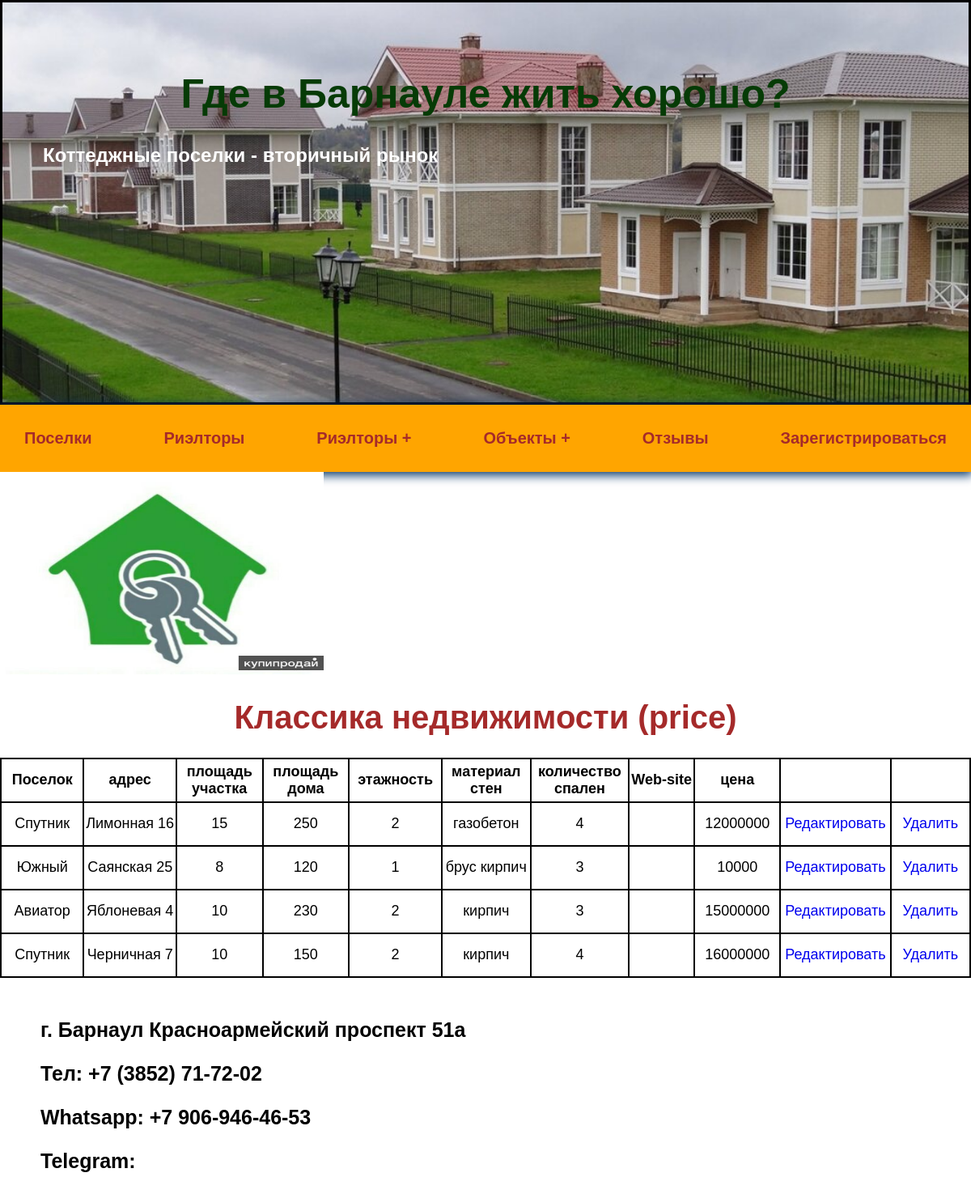
/realtors/realtor/2/, run on the app's committed database.
### realtors/models.py (models this page shows, shortened)
class Realtor(models.Model):
    title = models.CharField(max_length=100)
    office_adress = models.CharField(max_length=200)
    description = models.TextField(blank=True)
    featured_image = models.ImageField(upload_to="realtors", blank=True, default="default.jpg")
    experience = models.IntegerField(default=0)
    contacts = models.CharField(max_length=200, blank=True)
    website = models.CharField(max_length=400, blank=True)
    whatsapp = models.CharField(max_length=100, blank=True)
    telegram = models.CharField(max_length=100, blank=True)
    class Meta:
        ordering = ['title']

class Cottage(models.Model):
    rlt = models.ForeignKey(Realtor, on_delete=models.CASCADE)
    village = models.CharField(max_length=100)
    adress = models.CharField(max_length=200)
    land_area = models.IntegerField(default=0)
    house_area = models.IntegerField(default=0)
    floors = models.IntegerField(default=1)
    walls = models.CharField(max_length=100)
    bedrooms = models.IntegerField(default=1)
    web_site = models.CharField(max_length=200, blank=True)
    price = models.IntegerField(default=0)
    def __str__(self):
        return self.adress

### realtors/views.py (the view)
# urls.py: path('realtor/<str:pk>/', views.realtor, name="realtor"),
def realtor(request, pk):
    realtor.obj = Realtor.objects.get(id=pk)
    cottages = Cottage.objects.filter(rlt=pk)
    context = {
        'realtor': realtor.obj,
        'cottages': cottages
    }
    print(cottages, pk)
    return render(request, 'realtors/one_realtor.html', context)

### realtors/templates/realtors/one_realtor.html
{% extends 'villages/base.html' %}
{% block content %}
<img class="image_card" src="{{ realtor.featured_image.url }}" alt="image_card">
<h1>{{ realtor.title }} (price)</h1>
<div class="tab">
<table>
    <thead>
    <tr>
        <th>Поселок</th>
        <th>адрес</th>
        <th>площадь участка</th>
        <th>площадь дома</th>
        <th>этажность</th>
        <th>материал стен</th>
        <th>количество спален</th>
        <th>Web-site</th>
        <th>цена</th>
        <th></th>
        <th></th>
    </tr>
    </thead>
    <tbody>
    {% for cottage in cottages %}
    <tr>
        <td>{{ cottage.village }}</td>
        <td>{{ cottage.adress }}</td>
        <td>{{ cottage.land_area }}</td>
        <td>{{ cottage.house_area }}</td>
        <td>{{ cottage.floors }}</td>
        <td>{{ cottage.walls }}</td>
        <td>{{ cottage.bedrooms }}</td>
        <td>{{ cottage.web_site }}</td>
        <td>{{ cottage.price }}</td>
        <td>
            <a href="{% url 'update_cottage' cottage.id %}">Редактировать</a>
        </td>
        <td>
            <a href="{% url 'delete_cottage' cottage.id %}">Удалить</a>
        </td>
    </tr>
    {% endfor %}
    </tbody>
</table>
    <div class="realtor-contact">
        <p>{{ realtor.office_adress }}</p>
        <p>Тел: {{ realtor.contacts }}</p>
        <p>Whatsapp: {{ realtor.whatsapp }}</p>
        <p>Telegram: {{ realtor.telegram }}</p>
    </div>
</div>
{% endblock %}

### realtors/static/css/style.css (style rules this page uses)
body { padding: 0; margin: 0; font-family: Arial, Helvetica, sans-serif; }
h1 { text-align: center; font-size: 40px; color: brown; }
a { text-decoration: none; }
.image_card { width: 400px; height: 250px; }
table { margin: 0 auto; border-collapse: collapse; text-align: center; font-size: 18px; }
th, td { width: 150px; height: 50px; border: 2px solid black }
.realtor-contact { margin: 50px; font-weight: bold; font-size: 25px; }

### data on the page
Realtor: featured_image (placeholder picture), title "Классика недвижимости", office_adress "г. Барнаул Красноармейский проспект 51а", contacts "+7 (3852) 71-72-02", whatsapp "+7 906-946-46-53"
Cottage: village "Спутник", adress "Лимонная 16", land_area "15", house_area "250", floors "2", walls "газобетон", bedrooms "4", price "12000000"
Cottage: village "Южный", adress "Саянская 25", land_area "8", house_area "120", floors "1", walls "брус кирпич", bedrooms "3", price "10000"
Cottage: village "Авиатор", adress "Яблоневая 4", land_area "10", house_area "230", floors "2", walls "кирпич", bedrooms "3", price "15000000"
Cottage: village "Спутник", adress "Черничная 7", land_area "10", house_area "150", floors "2", walls "кирпич", bedrooms "4", price "16000000"
